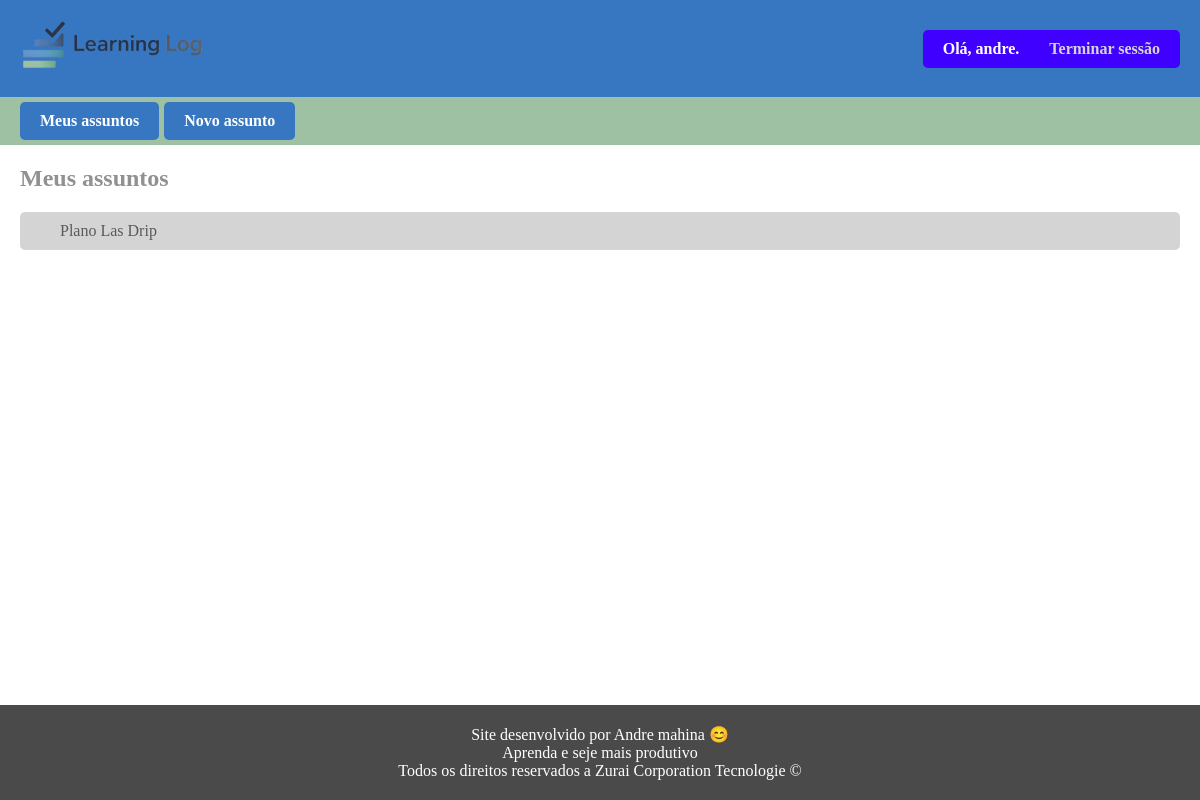
Page /assuntos/ (signed in) on the earlier database version.
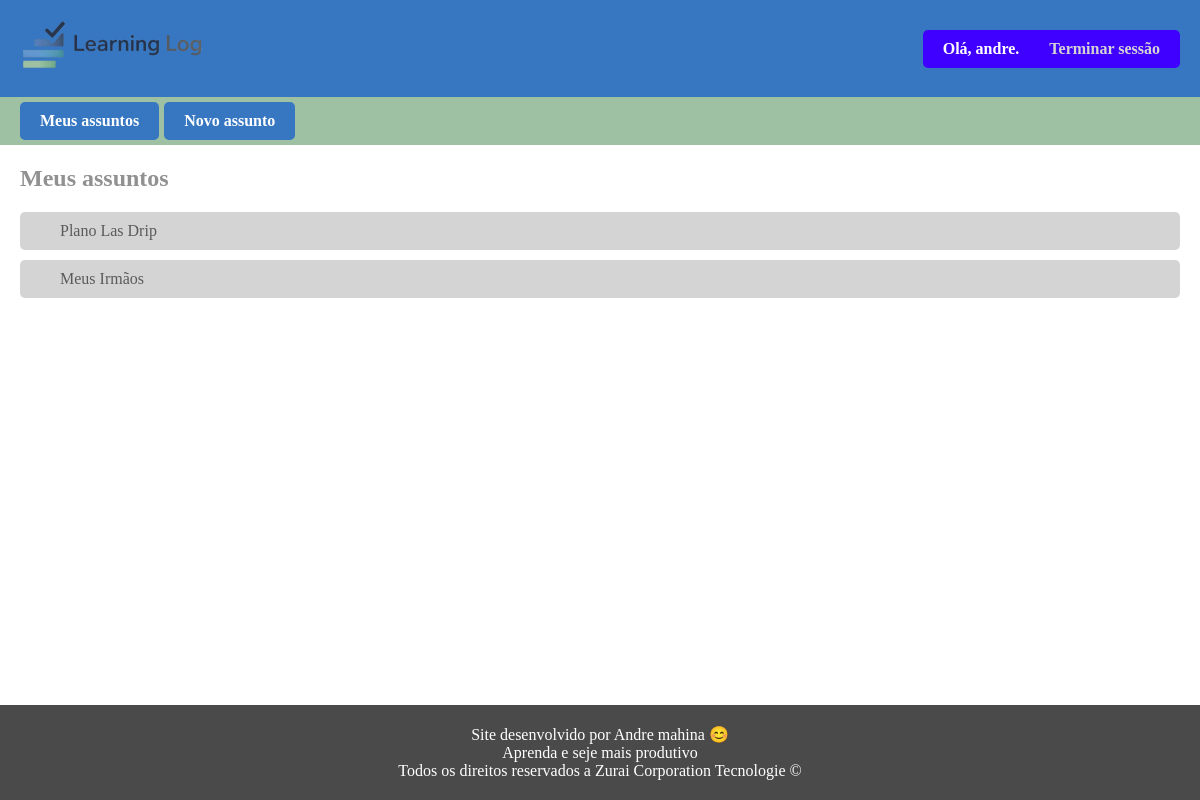
Same page on the later database version.
### learning_logs/models.py (models this page shows)
class Assunto(models.Model):
    assunto = models.CharField(max_length=200)
    data = models.DateTimeField(auto_now_add=True)
    usuario = models.ForeignKey(User, on_delete=models.CASCADE)
    def __str__(self):
        return self.assunto

### learning_logs/views.py (the view)
# urls.py: path('assuntos/', views.assuntos, name='assuntos'),
@login_required
def assuntos(request):
    assuntos = Assunto.objects.filter(usuario=request.user).order_by('data')
    dados = { 'assuntos' : assuntos }
    return render(request, 'learning_logs/assuntos.html', dados)

### learning_logs/templates/learning_logs/assuntos.html
{% extends 'learning_logs/base.html' %}
{% block conteudo %}
    <div class="assuntos">
        <h2><a href="{% url 'assuntos' %}">Meus assuntos</a></h2>
        <ul type="none">
            {% for assunto in assuntos %}
                <li><a href="{% url 'assunto' assunto.id %}">{{ assunto }}</a></li>
            {% empty %}
                <li>Sem nenhum assunto no momento </li>
            {% endfor %}
        </ul>
    </div>
{% endblock conteudo %}

### learning_logs/templates/learning_logs/base.html (shortened to what this page needs)
{% load static %}
<!DOCTYPE html>
<html lang="en">
<head>
    <link rel="stylesheet" href="{% static 'css/style.css' %}">
</head>
<body>
    <header>
        <div class="logo">
            <a href="{% url 'home' %}">
                <img src="{% static 'imgs/logo2.png' %}" alt="logo learning logs">
            </a>
        </div>
        <div class="links">
            {% if user.is_authenticated %}
                Olá, {{ user.username }}.
                <a href="{% url 'logout' %}">Terminar sessão</a>
            {% else %}
                <a href="{% url 'login' %}">Login</a>
                <a href="{% url 'registrar' %}">Criar conta</a>
            {% endif %}
        </div>
    </header>
    <nav>
        <a href="{% url 'assuntos' %}">Meus assuntos</a>
        <a href="{% url 'novo_assunto' %}">Novo assunto</a>
    </nav>
    <main>
        {% block conteudo %}{% endblock %}
    </main>
    <footer>
        <p>Site desenvolvido por Andre mahina 😊</p>
        <p>Aprenda e seje mais produtivo</p>
        <p>Todos os direitos reservados a Zurai Corporation Tecnologie &copy;</p>
    </footer>
</body>
</html>

### learning_logs/static/css/style.css (style rules this page uses)
* { padding: 0; margin: 0; box-sizing: border-box; }
:root { --destaque: #3777c1; --fundo: #ffffff; --nav:#9FC1A3; --texto: #9e9e9e; --texto2: #d4d4d4; --cta: #0072bd; }
html, body { max-width: 1450px; background-color: var(--fundo); font-family: ll_font; height: 100%; }
body { display: flex; flex-direction: column; min-height: 100vh; }
a { text-decoration: none; }
header { position: sticky; top: 0; z-index: 3; background-color: var(--destaque); display: flex; align-items: center; padding: 20px; justify-content: space-between; }
header .logo a { color: var(--texto2); text-decoration: none; font: bold 2em ll_font; }
header .links { display: flex; gap: 30px; background-color: #4000ff; padding: 10px 20px; border-radius: 5px; color: rgb(255, 255, 255); font: bolder 1em ll_font; }
header .links a { text-decoration: none; color: var(--texto2); font: bold 1em ll_font; }
nav { display: flex; justify-content: start; gap: 5px; padding: 5px 20px; background-color: var(--nav); }
nav a { text-decoration: none; color: white; padding: 10px 20px; background-color: #3777c1; border-radius: 5px; font: bolder 1em ll_font; }
main { padding: 20px; flex: 1; }
main h2 { margin-bottom: 20px; }
main .assuntos h2 a { color: rgb(145, 145, 145); text-decoration: none; }
main .assuntos ul { display: grid; gap: 10px; }
main .assuntos ul li { text-decoration: none; color: var(--texto); background-color: #d4d4d4; padding: 10px 40px; border-radius: 5px; transition: all ease-in-out 0.3s; }
main .assuntos li a { color: #5a5a5a; }
footer { display: grid; background-color: rgb(74, 74, 74); color: white; padding: 20px; text-align: center; }

Differences in the rows shown:
added Assunto: assunto "Meus Irmãos"
